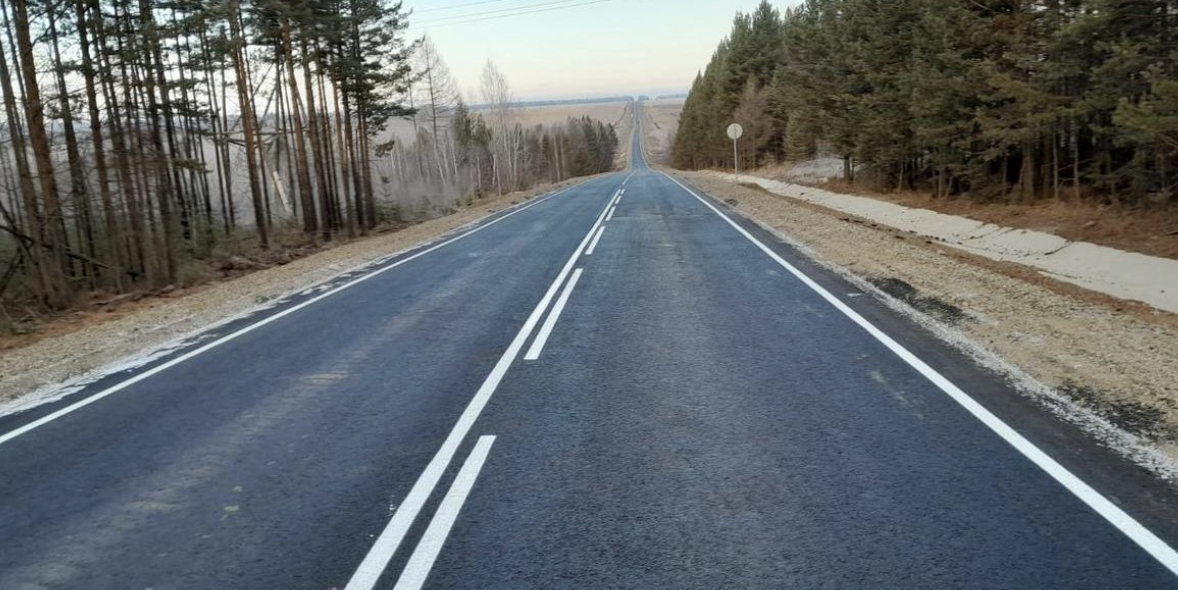
#> input picture input/road1.png, 1178 x 590 px
$ jupyter execute traffic_lane_detector.ipynb   (shell and % lines are left out)
#> lines starting #> are read from the running program, lines starting #| are printed output that depends on the picture; after the words box and inside, x2 and y2 are one past the last pixel; in counts of white or black regions, pixels touching at a corner belong together
[cell 1]
import cv2
import numpy as np
from typing import Tuple, List
import math
from sklearn.cluster import KMeans
import matplotlib.pyplot as plt

[cell 2]
image = cv2.imread('../input/road1.png')
#> image is the input picture: shape (590, 1178, 3); mean B, G, R 106.6, 104.4, 99.2
image_copy = image.copy()

plt.imshow(cv2.cvtColor(image, cv2.COLOR_BGR2RGB))
plt.show()

## Prepocessing

[cell 3]
def convert_to_hls(img: np.ndarray) -> np.ndarray:
    return cv2.cvtColor(img, cv2.COLOR_BGR2HLS)

def isolate_white_color(hsl_img: np.ndarray, img: np.ndarray ) -> np.ndarray:
    lower_white = np.array([0, 200, 0], dtype=np.uint8)
    upper_white = np.array([255, 255, 255], dtype=np.uint8)

    white_mask = cv2.inRange(hsl_img, lower_white, upper_white)
    return cv2.bitwise_and(img, img, mask=white_mask)

def gaussianBlur(img: np.ndarray) -> np.ndarray:
    return cv2.GaussianBlur(img, (5, 5), 0)

## Lines

[cell 4]
def getbordersCanny(img: np.ndarray) -> np.ndarray:
    return cv2.Canny(img, 100, 200)

def limit_field_of_view(img: np.ndarray) -> np.ndarray:
    height, width = img.shape[:2]

    # Building a mask for an interest area.
    mask = np.zeros((height, width), dtype=np.uint8)

    new_width = int(width)

    # 1.5 times increase in height.
    new_height = int(height * 1.5)

    # Shifting the area of interest down.
    roi_y = (new_height - height) // 2

    # Shifting the area of interest to the right.
    roi_x = (width - new_width) // 2

    # Offset from the left side by 520 pixels.
    roi_corners = np.array([[(roi_x + 520, roi_y),
                            (width - roi_x, roi_y),
                            (width - roi_x, new_height),
                            (roi_x, new_height)]], dtype=np.int32)

    cv2.fillPoly(mask, roi_corners, 255)

    return cv2.bitwise_and(img, img, mask=mask)

def get_Huff_lines(img: np.ndarray) -> np.ndarray:
    return cv2.HoughLinesP(img, 1, np.pi/180, threshold=100, minLineLength=100, maxLineGap=20)

## Line selection

The identified lines are grouped into two clusters, separating those belonging to the right and left road markings. Subsequently, a central line is calculated for each cluster by averaging the coordinates of the lines within that cluster.

[cell 5]
def extract_features(lines: np.ndarray) -> np.ndarray:
    features = []
    for line in lines:
        x1, y1, x2, y2 = line[0]
        length = np.sqrt((x2 - x1)**2 + (y2 - y1)**2)
        angle = np.arctan2(y2 - y1, x2 - x1)
        features.append([x1, y1, x2, y2, length, angle])
    return np.array(features)

def get_clusters_lines(lines: np.ndarray) -> list:
    kmeans = KMeans(n_clusters=2)
    features = extract_features(lines)
    kmeans.fit(features)
    clusters = [[] for _ in range(kmeans.n_clusters)]

    for i, line in enumerate(lines):
        cluster_idx = kmeans.labels_[i]
        clusters[cluster_idx].append(line)

    return clusters

[cell 6]
def find_middle_line(lines: list) -> list:
    start_points = np.mean([line[0][:2] for line in lines], axis=0)
    end_points = np.mean([line[0][2:] for line in lines], axis=0)

    middle_point = tuple(((start_points + end_points) / 2).astype(int))

    angle = np.arctan2(end_points[1] - start_points[1], end_points[0] - start_points[0])

    length = 280

    # Start
    x1 = middle_point[0] - int(length * np.cos(angle))
    y1 = middle_point[1] - int(length * np.sin(angle))

    # End
    x2 = middle_point[0] + int(length * np.cos(angle))
    y2 = middle_point[1] + int(length * np.sin(angle))

    return [x1, y1, x2, y2]

def get_center_lines(clusters: list ) -> list:
    center_lines = []
    for cluster in clusters:
        center_lines.append(find_middle_line(cluster))
    return center_lines

## Intersection point

[cell 7]
def find_intersection(center_lines: list) -> Tuple[int, int]:
    x1, y1, x2, y2 = center_lines[0]
    x3, y3, x4, y4 = center_lines[1]

    # Angular coefficients
    m1 = (y2 - y1) / (x2 - x1) if (x2 - x1) != 0 else float('inf')
    m2 = (y4 - y3) / (x4 - x3) if (x4 - x3) != 0 else float('inf')


    if m1 == m2:
        return None # lines are parallel

    if m1 == float('inf'):
        x = x1
        y = m2 * (x - x3) + y3
    elif m2 == float('inf'):
        x = x3
        y = m1 * (x - x1) + y1
    else:
        x = ((m1 * x1 - y1) - (m2 * x3 - y3)) / (m1 - m2)
        y = m1 * (x - x1) + y1

    return int(x), int(y)

## Draw

[cell 8]
def draw_result(img: np.ndarray, lines: list, intersection_point: Tuple[int, int]) -> None:
    if lines is not None:
        for line in lines:
            x1, y1, x2, y2 = line
            cv2.line(img, (x1, y1), (x2, y2), (0, 0, 255), 10)

    cv2.circle(img, tuple(intersection_point), 15, (0, 165, 255), -1)

def save_image(img: np.ndarray, name: str) -> None:
    cv2.imwrite(name, img)

## Visualization of results

[cell 9]
result_image = convert_to_hls(image_copy)
#> in convert_to_hls, `return cv2.cvtColor(img, cv2.COLOR_BGR2HLS)`: returned value: shape (590, 1178, 3); mean of channels 0, 1, 2 67.7, 103.2, 44.3
result_image = isolate_white_color(result_image, image_copy)
#> in isolate_white_color, `white_mask = cv2.inRange(hsl_img, lower_white, upper_white)`:
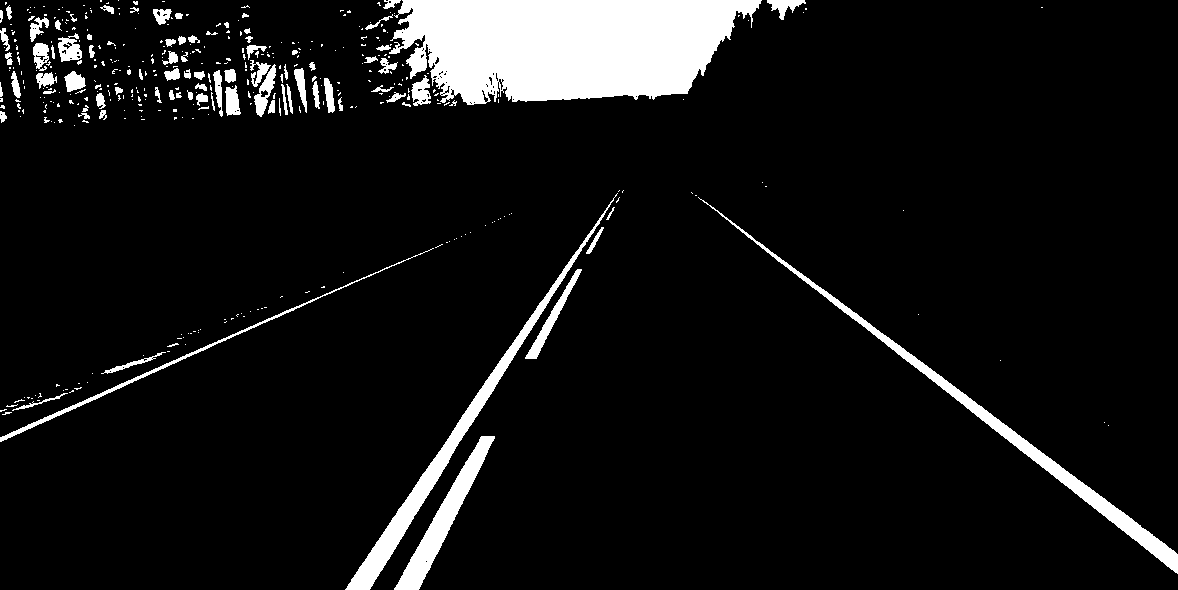
#> white_mask: shape (590, 1178); 8% white; 418 white regions (329 under 20 px), largest, box (x1, y1, x2, y2) and area: (389, 0, 762, 105) 29773, (698, 197, 1178, 574) 5335, (345, 193, 618, 590) 5257
result_image = gaussianBlur(result_image)
result_image = getbordersCanny(result_image)
#> in getbordersCanny, `return cv2.Canny(img, 100, 200)`:
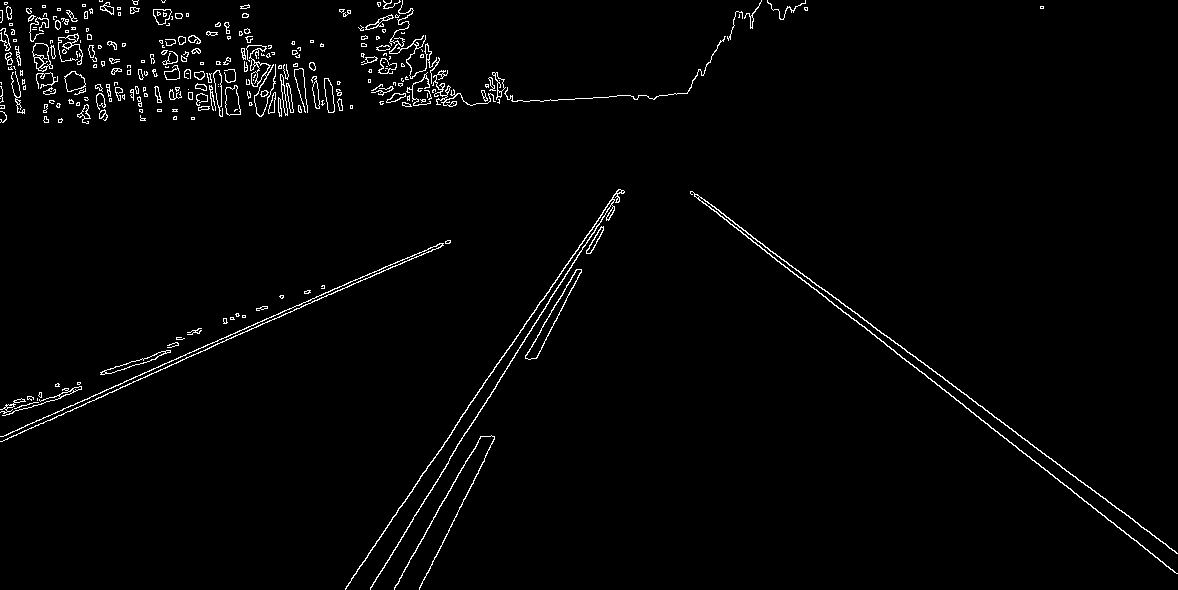
#> returned value: shape (590, 1178); 1.9% white in thin lines or dots
result_image = limit_field_of_view(result_image)
#> in limit_field_of_view, `cv2.fillPoly(mask, roi_corners, 255)`:
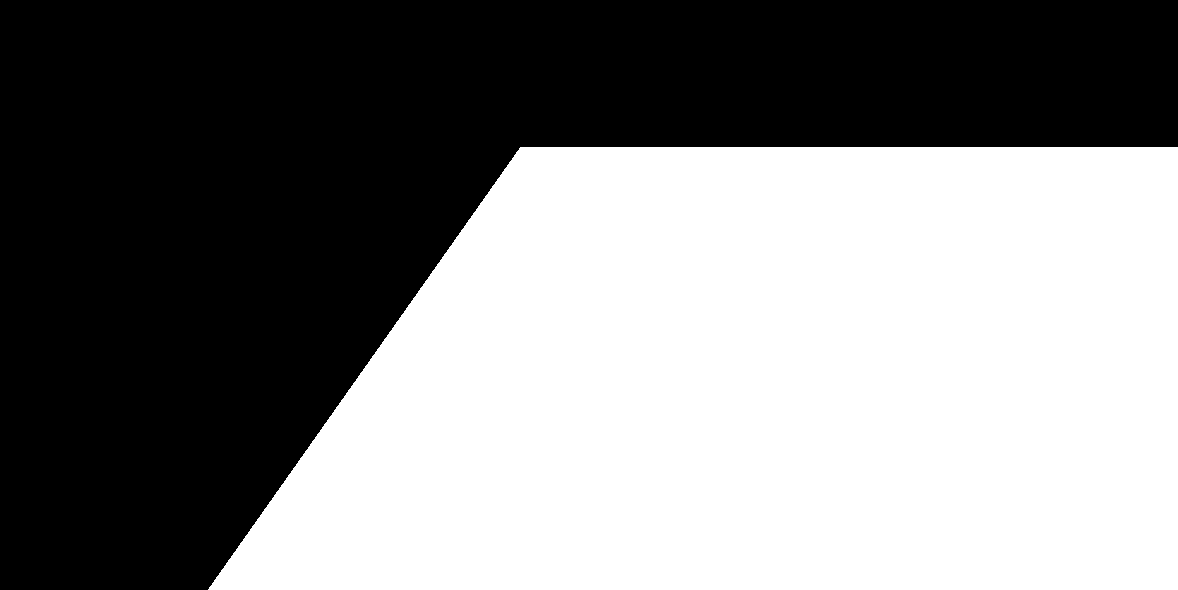
#> mask: shape (590, 1178); 51.9% white; 1 black region, box (x1, y1, x2, y2) and area: (0, 0, 1178, 590) 334418
#> in limit_field_of_view, `return cv2.bitwise_and(img, img, mask=mask)`:
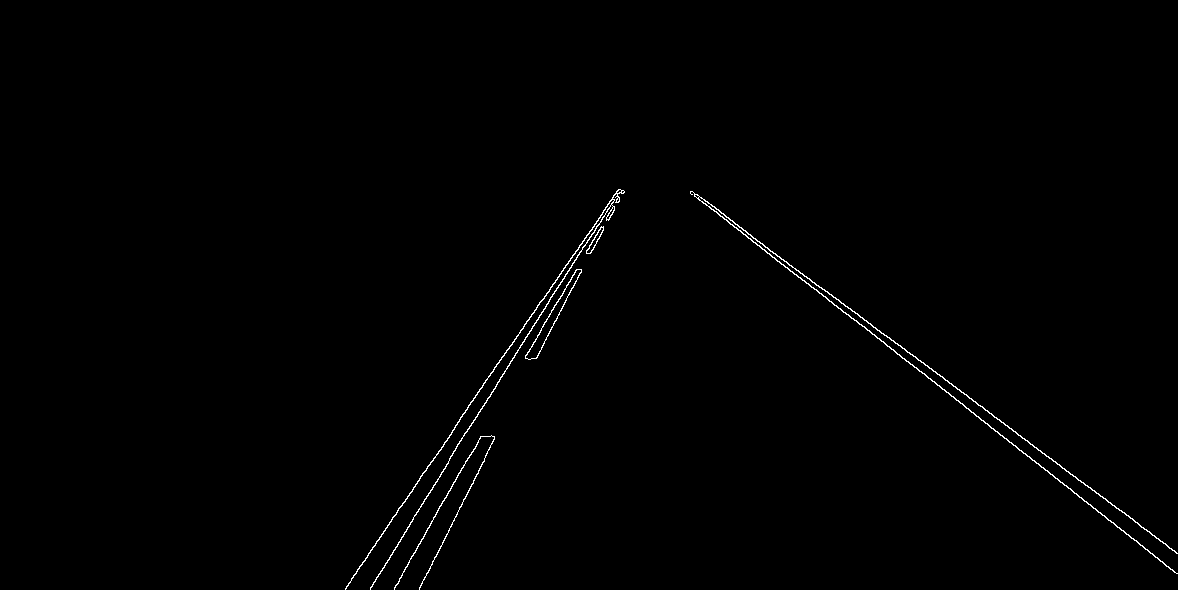
#> returned value: shape (590, 1178); 0.56% white in thin lines or dots, all inside (x1, y1, x2, y2) = (345, 189, 1178, 590)
result_lines = get_Huff_lines(result_image)
#> result_lines = 13 rows, first 6: [690, 191, 1113, 522], [887, 346, 1177, 573], [370, 588, 448, 462], [889, 337, 1176, 553], [419, 588, 484, 460], [345, 589, 539, 302]

clusters = get_clusters_lines(result_lines)
#> the loop in extract_features, `for line in lines:` made 13 passes
#> (x1, y1, x2, y2, length, angle) on passes 1 to 12: (690, 191, 1113, 522, 537.1, 0.664), (887, 346, 1177, 573, 368.3, 0.664), (370, 588, 448, 462, 148.2, -1.02), (889, 337, 1176, 553, 359.2, 0.645), (419, 588, 484, 460, 143.6, -1.1), (345, 589, 539, 302, 346.4, -0.976), (410, 558, 480, 436, 140.7, -1.05), (404, 532, 582, 247, 336, -1.01), (697, 194, 918, 360, 276.4, 0.644), (462, 414, 619, 189, 274.4, -0.962), (525, 357, 621, 190, 192.6, -1.05), (534, 358, 623, 192, 188.4, -1.08)
#> after the loop in extract_features, `for line in lines:`: features = 13 items
#> in get_clusters_lines, `features = extract_features(lines)`: features = 13 rows, first 6: [690, 191, 1113, 522, 537.1, 0.664], [887, 346, 1177, 573, 368.3, 0.664], [370, 588, 448, 462, 148.2, -1.02], [889, 337, 1176, 553, 359.2, 0.645], [419, 588, 484, 460, 143.6, -1.1], [345, 589, 539, 302, 346.4, -0.976]
#> the loop in get_clusters_lines, `for i, line in enumerate(lines):` made 13 passes
#> (line, cluster_idx) on passes 1 to 12: ([[690, 191, 1113, 522]], 1), ([[887, 346, 1177, 573]], 1), ([[370, 588, 448, 462]], 0), ([[889, 337, 1176, 553]], 1), ([[419, 588, 484, 460]], 0), ([[345, 589, 539, 302]], 0), ([[410, 558, 480, 436]], 0), ([[404, 532, 582, 247]], 0), ([[697, 194, 918, 360]], 1), ([[462, 414, 619, 189]], 0), ([[525, 357, 621, 190]], 0), ([[534, 358, 623, 192]], 0)
#> clusters = 2 items

center_lines = get_center_lines(clusters)
#> the loop in get_center_lines, `for cluster in clusters:` made 2 passes
#> (start_points in find_middle_line, end_points in find_middle_line, middle_point in find_middle_line, angle in find_middle_line, length in find_middle_line, x1 in find_middle_line, y1 in find_middle_line, x2 in find_middle_line) on passes 1 to 2: ([429.2, 508], [539, 328.8], (484, 418), -1.02, 280, 338, 656, 630), ([790.8, 267], [1096, 502], (943, 384), 0.656, 280, 722, 214, 1164)
#> after the loop in get_center_lines, `for cluster in clusters:`: center_lines = [[338, 656, 630, 180], [722, 214, 1164, 554]]
#> center_lines = [[338, 656, 630, 180], [722, 214, 1164, 554]]
intersection_point = find_intersection(center_lines)
#> in find_intersection, `x1, y1, x2, y2 = center_lines[0]`: x1 = 338; y1 = 656; x2 = 630; y2 = 180
#> in find_intersection, `x3, y3, x4, y4 = center_lines[1]`: x3 = 722; y3 = 214; x4 = 1164; y4 = 554
#> in find_intersection, `m1 = (y2 - y1) / (x2 - x1) if (x2 - x1) != 0 else float('inf')`: m1 = -1.63
#> in find_intersection, `m2 = (y4 - y3) / (x4 - x3) if (x4 - x3) != 0 else float('inf')`: m2 = 0.769
#> in find_intersection, `x = ((m1 * x1 - y1) - (m2 * x3 - y3)) / (m1 - m2)`: x = 645.3
#> in find_intersection, `y = m1 * (x - x1) + y1`: y = 155
#> intersection_point = (645, 155)

draw_result(image, center_lines, intersection_point)
#> the loop in draw_result, `for line in lines:` made 2 passes
#> in draw_result, `cv2.circle(img, tuple(intersection_point), 15, (0, 165, 255), -1)`:
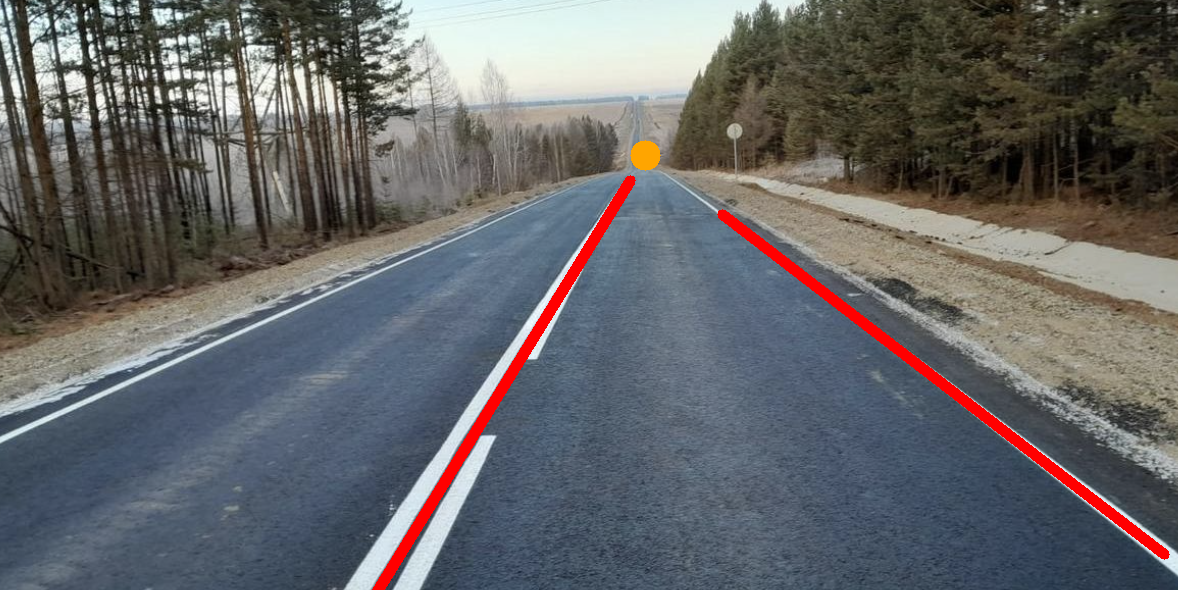
#> img: shape (590, 1178, 3); mean B, G, R 103.7, 101.8, 101.1
save_image(image, '../output/result_road1.png')

plt.imshow(cv2.cvtColor(image, cv2.COLOR_BGR2RGB))
plt.show()

[cell 10]
image_origin = cv2.imread('../input/road1.png')
combined_image = cv2.hconcat([image_origin, image])
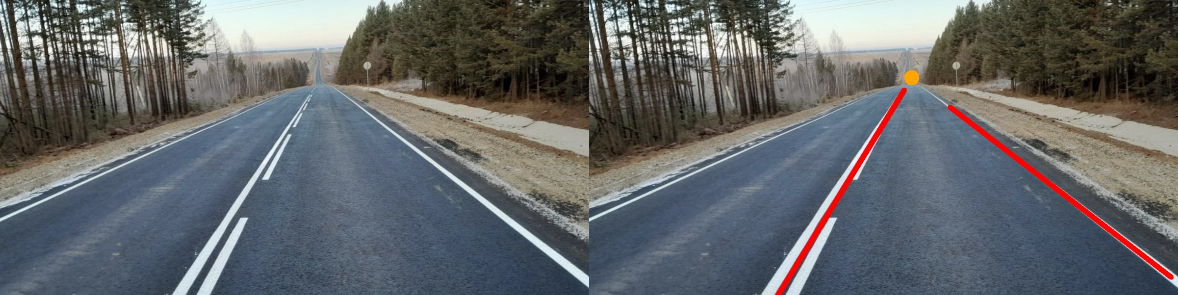
#> combined_image: shape (590, 2356, 3) (shown at 1/2 size); mean B, G, R 105.1, 103.1, 100.1
save_image(combined_image, '../output/result_road1_combined.png')

plt.imshow(cv2.cvtColor(combined_image, cv2.COLOR_BGR2RGB))
plt.show()
